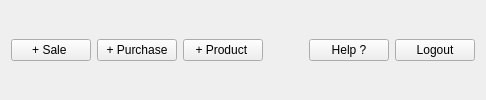
     <widget class="QWidget" name="topBar" native="true">
      <property name="styleSheet">
       <string notr="true"/>
      </property>
      <layout class="QHBoxLayout" name="horizontalLayout_3">
       <item>
        <widget class="QPushButton" name="btnQuickSale">
         <property name="text">
          <string>+ Sale </string>
         </property>
        </widget>
       </item>
       <item>
        <widget class="QPushButton" name="btnQuickPurchase">
         <property name="text">
          <string>+ Purchase</string>
         </property>
        </widget>
       </item>
       <item>
        <widget class="QPushButton" name="btnQuickProduct">
         <property name="sizePolicy">
          <sizepolicy hsizetype="Minimum" vsizetype="Maximum">
           <horstretch>0</horstretch>
           <verstretch>0</verstretch>
          </sizepolicy>
         </property>
         <property name="text">
          <string>+ Product </string>
         </property>
        </widget>
       </item>
       <item>
        <spacer name="horizontalSpacer_2">
         <property name="orientation">
          <enum>Qt::Horizontal</enum>
         </property>
         <property name="sizeHint" stdset="0">
          <size>
           <width>40</width>
           <height>20</height>
          </size>
         </property>
        </spacer>
       </item>
       <item>
        <widget class="QPushButton" name="btnHelp">
         <property name="text">
          <string>Help ?</string>
         </property>
        </widget>
       </item>
       <item>
        <widget class="QPushButton" name="btnLogout">
         <property name="text">
          <string>Logout</string>
         </property>
         <property name="icon">
          <iconset resource="resources.qrc">
           <normaloff>:/files/images/icons/logout.ico</normaloff>:/files/images/icons/logout.ico</iconset>
         </property>
        </widget>
       </item>
      </layout>
     </widget>
